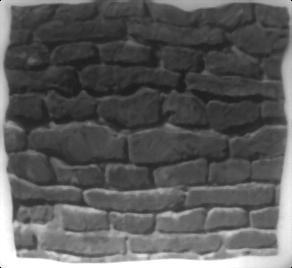
#> input picture frame 6 of examples/brick.avi, 292 x 268 px, given in place of expdata_middle.avi, which was not available
$ python algorithm.py   (older library calls are emulated)
#> lines starting #> are read from the running program, lines starting #| are printed output that depends on the picture; pictures that were not available may be replaced by others from this repository, and a replacement may not be noted
"""
Image processing algorithm for seeing through water.

This algorithm reduces distortions in a video caused by water surface and
produce a clear image of the plane below the water surface.
"""

from numpy.linalg import norm, svd

import cv2
import numpy as np


def load_frames(filename):
    """Loads a video file and converts the frames to a numpy array.

    Returns:
        a list of 3D numpy arrays containing the video frames.
    """
#> called with filename = 'expdata_middle.avi'
    vidcap = cv2.VideoCapture(filename)
    return [vidcap.read()[1] for i in range(int(vidcap.get(cv2.cv.CV_CAP_PROP_FRAME_COUNT)))]
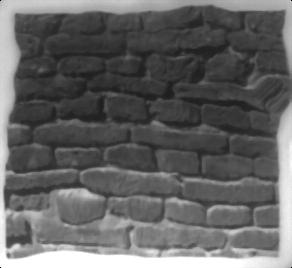
#> input picture frame 14 of examples/brick.avi, 292 x 268 px, given in place of expdata_middle.avi, which was not available
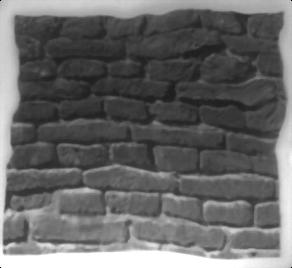
#> input picture frame 16 of examples/brick.avi, 292 x 268 px, given in place of expdata_middle.avi, which was not available
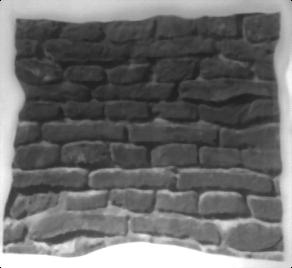
#> input picture frame 20 of examples/brick.avi, 292 x 268 px, given in place of expdata_middle.avi, which was not available
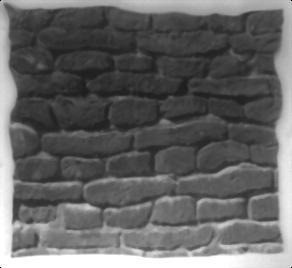
#> input picture frame 29 of examples/brick.avi, 292 x 268 px, given in place of expdata_middle.avi, which was not available
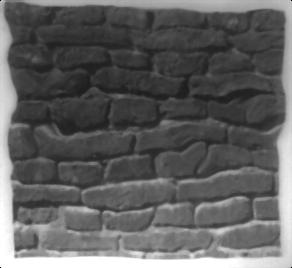
#> input picture frame 31 of examples/brick.avi, 292 x 268 px, given in place of expdata_middle.avi, which was not available
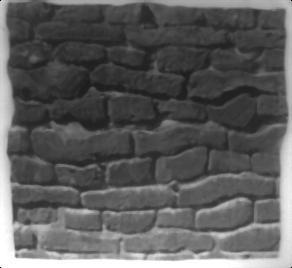
#> input picture frame 33 of examples/brick.avi, 292 x 268 px, given in place of expdata_middle.avi, which was not available
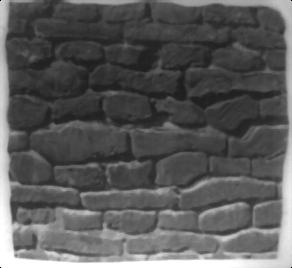
#> input picture frame 35 of examples/brick.avi, 292 x 268 px, given in place of expdata_middle.avi, which was not available


# [198 lines left out: functions save_image, mean_of_differences, warp_flow, optical_flow, hta_algorithm, oreifej_algorithm and 1 more, not called in this run]


#   Testing
if __name__ == "__main__":
    frames = load_frames('expdata_middle.avi')
    imgs = oreifej_algorithm(frames[0:99])
    for i in range(len(imgs)): save_image(imgs[i], "result5{}.jpg".format(i))

$ run again, starting later in the video
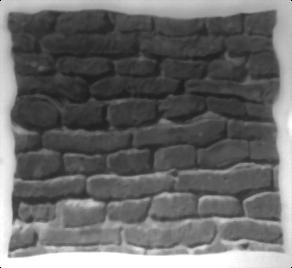
#> input picture frame 27 of examples/brick.avi, 292 x 268 px, given in place of expdata_middle.avi, which was not available
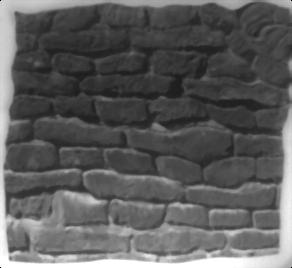
#> input picture frame 44 of examples/brick.avi, 292 x 268 px, given in place of expdata_middle.avi, which was not available
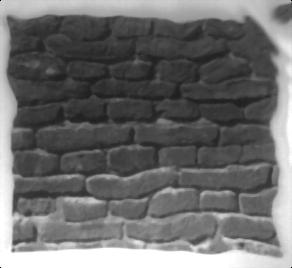
#> input picture frame 56 of examples/brick.avi, 292 x 268 px, given in place of expdata_middle.avi, which was not available

$ run again, starting later in the video
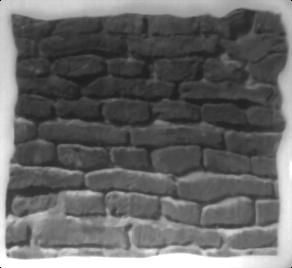
#> input picture frame 48 of examples/brick.avi, 292 x 268 px, given in place of expdata_middle.avi, which was not available
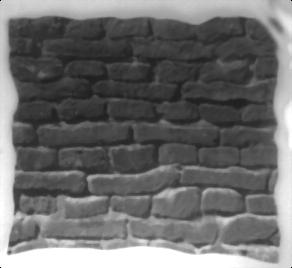
#> input picture frame 53 of examples/brick.avi, 292 x 268 px, given in place of expdata_middle.avi, which was not available
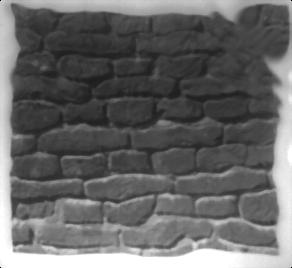
#> input picture frame 60 of examples/brick.avi, 292 x 268 px, given in place of expdata_middle.avi, which was not available
